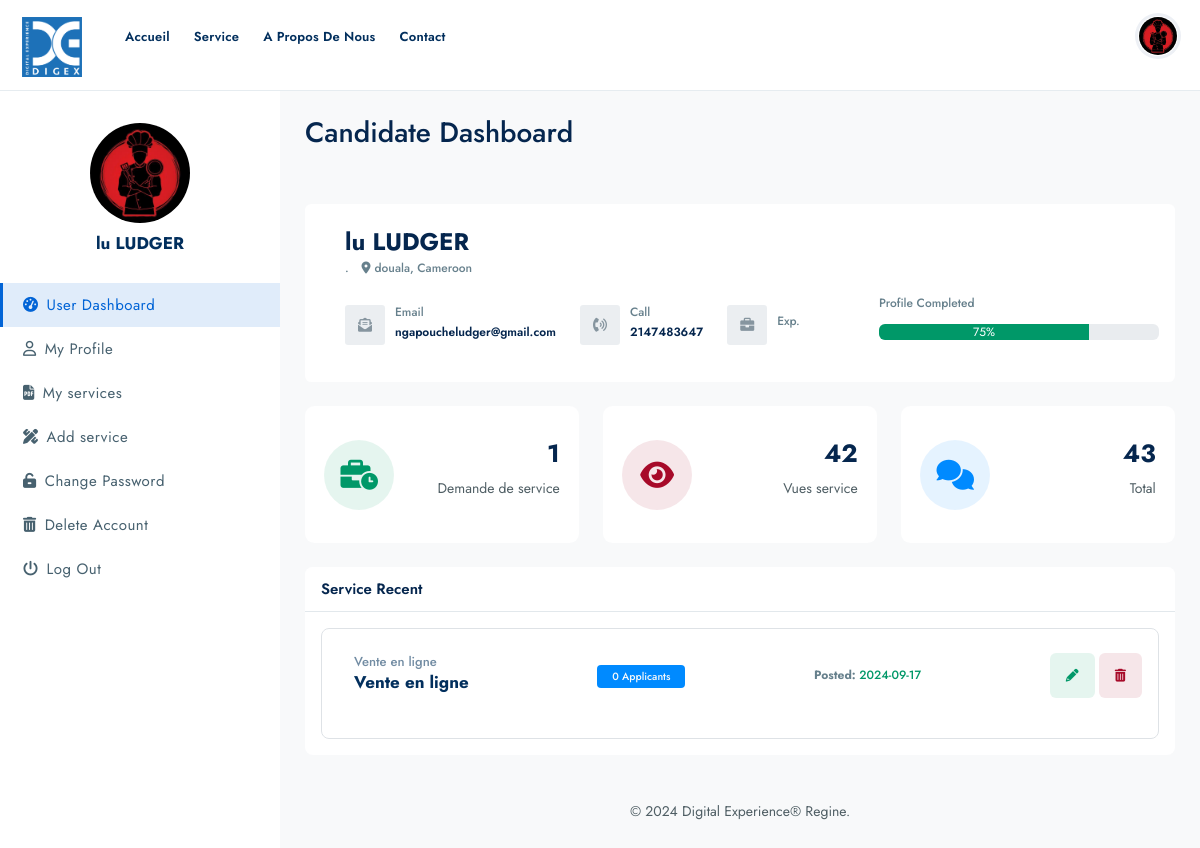
The app's page /user/ (signed in) with its own data.
### tables this page shows
CREATE TABLE `services` (
  `id` int(11) NOT NULL,
  `user_id` int(11) NOT NULL,
  `title` varchar(100) NOT NULL,
  `expired` enum('0','1') NOT NULL DEFAULT '0',
  `pays_service` varchar(100) NOT NULL,
  `ville_service` varchar(100) NOT NULL,
  `experience_service` varchar(100) NOT NULL,
  `description_service` varchar(255) NOT NULL,
  `salaire_service` int(11) NOT NULL,
  `skill_service` varchar(100) NOT NULL,
  `applied_service` int(11) NOT NULL DEFAULT 0,
  `view_service` int(11) NOT NULL DEFAULT 0,
  `created_at` date NOT NULL,
  `updated_at` date NOT NULL
);

### user/controller/serviceUser_controller.php (the view)
<div class="row">
    <div class="col-xl-12 col-lg-12 col-md-12 col-sm-12">
        <div class="card">
            <div class="card-header">
                <h6 class="mb-0">Service Recent</h6>
            </div>
            <div class="card-body">
                <div class="row justify-content-start gx-3 gy-4">
                    <?php
                        include('../actions/conbd.php');
                        $sql = "SELECT * FROM `services` WHERE `user_id` = ".$_SESSION['connect']['id']."";
                        $query = mysqli_query($link,$sql);
                        $nblignes=mysqli_num_rows($query);
                        if($nblignes>0){
                            $i=1;
                            while($data = mysqli_fetch_array($query)){
                                $i++;
                                echo '<div class="col-xl-12 col-lg-12 col-md-12">
                                            <div class="jbs-list-box border">
                                                <div class="jbs-list-head">
                                                    <div class="jbs-list-head-thunner">
                                                        <div class="jbs-list-job-caption">
                                                            <div class="jbs-job-employer-wrap"><span>'.$data['title'].'</span></div>
                                                            <div class="jbs-job-title-wrap"><h4><a href="../service.php?job='.$data['id'].'" class="jbs-job-title">' .$data['title'].'</a></h4></div>
                                                        </div>
                                                    </div>
                                                    <div class="jbs-list-applied-users">
                                                        <span class="text-sm-muted text-light bg-info label"> '.$data['applied_service'].' Applicants</span>
                                                    </div>
                                                    <div class="jbs-list-postedinfo">
                                                        <p class="m-0 text-sm-muted"><strong>Posted:</strong><span class="text-success"> '.$data['created_at'].'</span></p>
                                                    </div>
                                                    <div class="jbs-list-head-last">
                                                        <a href="update_job.php?id='.$data['id'].'" class="rounded btn-md text-success bg-light-success px-3"><i class="fa-solid fa-pencil"></i></a>
                                                        <a href="../actions/createService.php?delete='.$data['id'].'" class="rounded btn-md text-danger bg-light-danger px-3"><i class="fa-solid fa-trash-can"></i></a>
                                                    </div>
                                                </div>
                                            </div>
                                        </div>';
                                    if($i == 2){
                                        break;
                                    }
                            }
                        }
                        ?>
                </div>
            </div>
        </div>
    </div>
</div>

### records on screen
services: title "Vente en ligne", applied_service "0", created_at "2024-09-17"

### other values on screen
$_SESSION['connect']['prenom'] "lu"
$_SESSION['connect']['nom'] "LUDGER"
$_SESSION['connect']['ville'] "douala"
$_SESSION['connect']['pays'] "Cameroon"
$_SESSION['connect']['email'] "ngapoucheludger@gmail.com"
$_SESSION['connect']['number'] "2147483647"
$total_applied "1"
$total_vue "42"
$total "43"
